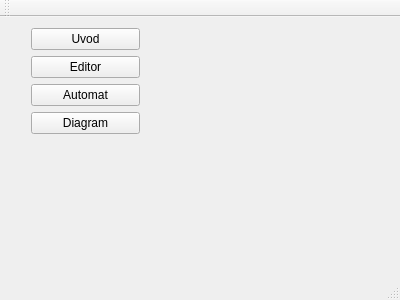
<?xml version="1.0" encoding="UTF-8"?>
<ui version="4.0">
 <class>MainWindow</class>
 <widget class="QMainWindow" name="MainWindow">
  <property name="geometry">
   <rect>
    <x>0</x>
    <y>0</y>
    <width>400</width>
    <height>300</height>
   </rect>
  </property>
  <property name="windowTitle">
   <string>MainWindow</string>
  </property>
  <widget class="QWidget" name="centralWidget">
   <widget class="QWidget" name="layoutWidget">
    <property name="geometry">
     <rect>
      <x>20</x>
      <y>0</y>
      <width>131</width>
      <height>221</height>
     </rect>
    </property>
    <layout class="QVBoxLayout" name="verticalLayout">
     <property name="spacing">
      <number>6</number>
     </property>
     <property name="sizeConstraint">
      <enum>QLayout::SetMaximumSize</enum>
     </property>
     <item>
      <widget class="QPushButton" name="bttn_uvod">
       <property name="text">
        <string>Uvod</string>
       </property>
      </widget>
     </item>
     <item>
      <widget class="QPushButton" name="bttn_editor">
       <property name="text">
        <string>Editor</string>
       </property>
      </widget>
     </item>
     <item>
      <widget class="QPushButton" name="bttn_automat">
       <property name="text">
        <string>Automat</string>
       </property>
      </widget>
     </item>
     <item>
      <widget class="QPushButton" name="bttn_diagram">
       <property name="text">
        <string>Diagram</string>
       </property>
      </widget>
     </item>
    </layout>
   </widget>
  </widget>
  <widget class="QMenuBar" name="menuBar">
   <property name="geometry">
    <rect>
     <x>0</x>
     <y>0</y>
     <width>400</width>
     <height>25</height>
    </rect>
   </property>
  </widget>
  <widget class="QToolBar" name="mainToolBar">
   <attribute name="toolBarArea">
    <enum>TopToolBarArea</enum>
   </attribute>
   <attribute name="toolBarBreak">
    <bool>false</bool>
   </attribute>
  </widget>
  <widget class="QStatusBar" name="statusBar"/>
 </widget>
 <layoutdefault spacing="6" margin="11"/>
 <resources/>
 <connections/>
</ui>
